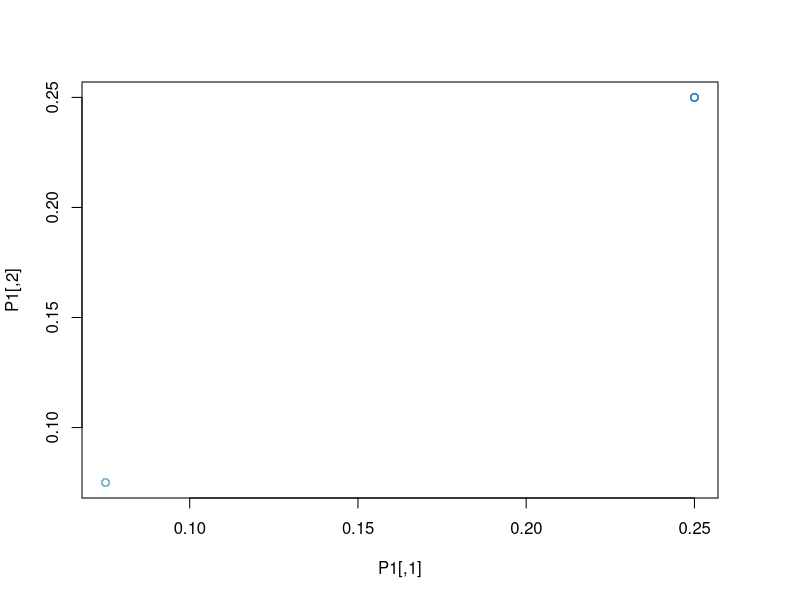
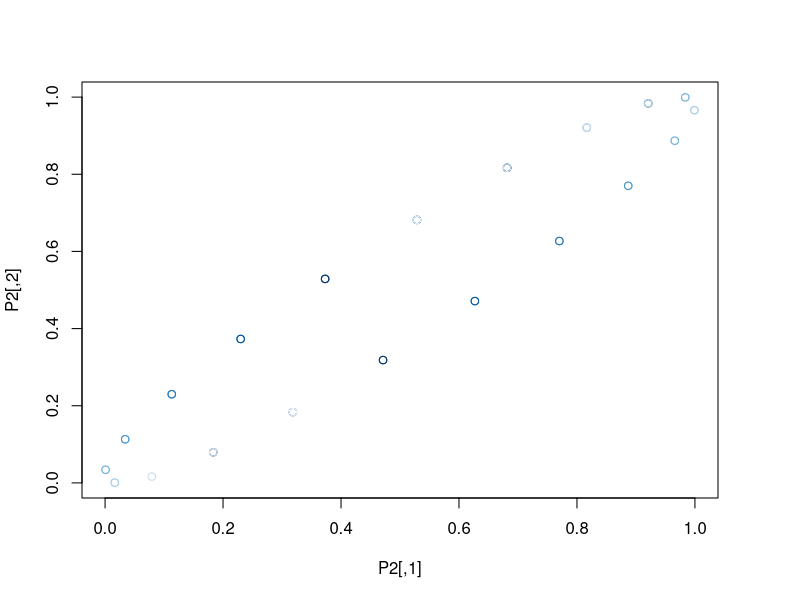
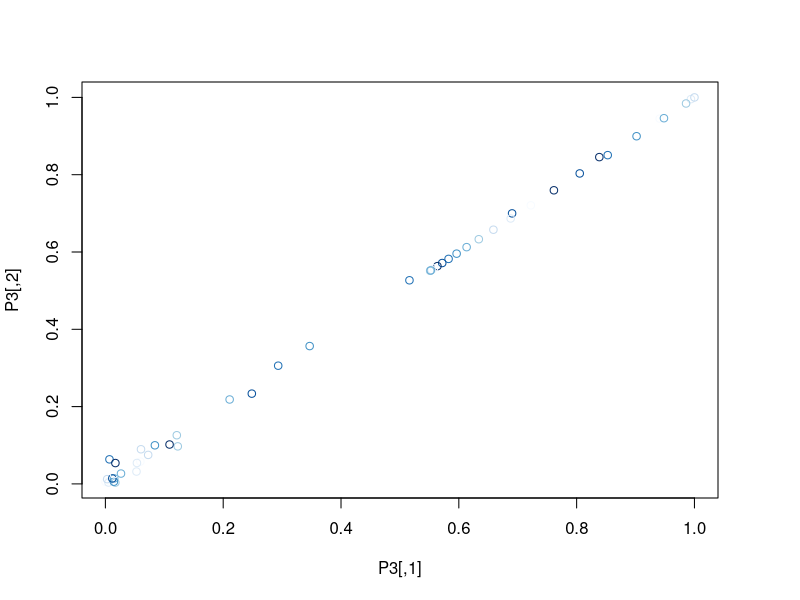
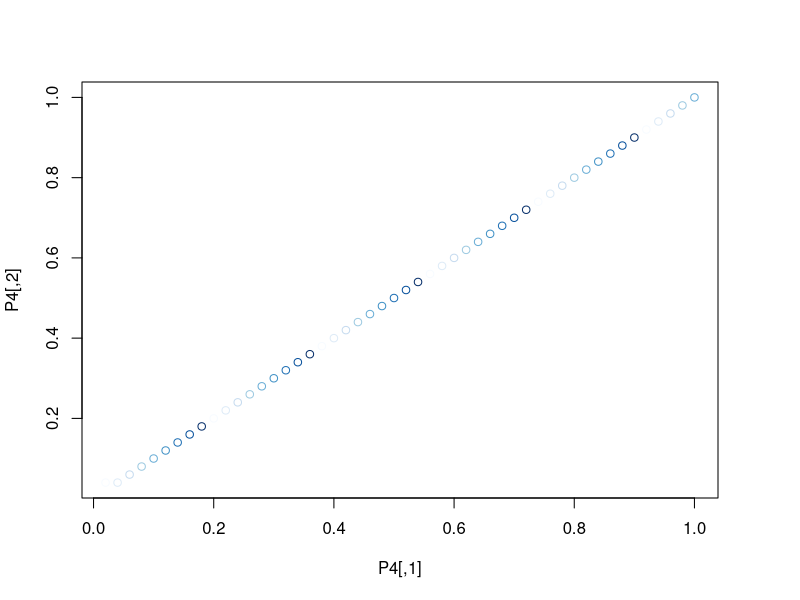

Write R code to recreate these figures, in order. (Note: this script raises an error after producing the figures.)
Observe_A = function(P){
  n = dim(P)[1]; m = length(dim(P))
  U=array(rnorm(length(P),0,1),dim(P)) 
  tempA=1*(U<qnorm(P,0,1))
  A = array(0,dim(P))
  if(m==2){
    tempA[lower.tri(tempA)] = t(tempA)[lower.tri(tempA)]
    A = tempA
  }else if(m==3){
    for (i in 1:n){
      for (j in i:n){
        for(k in j:n){
          A[i,j,k] = A[i,k,j] = A[j,i,k]  = A[j,k,i] = A[k,i,j] = A[k,j,i]= tempA[i,j,k]
        }
      }
    }
  }else{
    stop("* mode should be 2 or 3")
  }
  return(A)
}




# Graphon 1.
graphon1 = function(n,m = 2){
  K = floor(log(n))
  if(m==2){
    P = array(rep(0.3/(K+1),n^2),dim = c(n,n) )
    for(k in 1:K){
      P[ceiling(n*(k-1)/K):floor(n*k/K),ceiling(n*(k-1)/K):floor(n*k/K)] = k/(K+1)
    }
    A = Observe_A(P)
    
  }else if(m==3){
    P = array(rep(0.3/(K+1),n^3),dim = c(n,n,n) )
    for(k in 1:K){
      P[ceiling(n*(k-1)/K):floor(n*k/K),ceiling(n*(k-1)/K):floor(n*k/K),
        ceiling(n*(k-1)/K):floor(n*k/K)] = k/(K+1)
    }
    A = Observe_A(P)

  }else{
    stop("* mode should be 2 or 3")
  }
  return(list(A = A,P = P))
}



# Graphon 2.
graphon2 = function(n,m = 2){
  if(m==2){
    P = array(0,dim = c(n,n))
    for(i in 1:n){
      for(j in i:n){
        P[i,j] = P[j,i] = sin(5*pi*((i+j)/n-1)+1)/2+0.5
      }
    }
    A = Observe_A(P)
  }else if(m==3){
    P = array(0,dim = c(n,n,n) )
    for(i in 1:n){
      for(j in 1:n){
        for(k in 1:n){
          P[i,j,k] = P[i,k,j] = P[j,i,k]  = P[j,k,i] = P[k,i,j] = P[k,j,i]= sin(5*pi*((i+j+k)/n-1)+1)/2+0.5
        }
      }
    }
    A = Observe_A(P)
    
  }else{
    stop("* mode should be 2 or 3")
  }
  return(list(A = A,P = P))
}


# Graphon 3.
graphon3 = function(n,m = 2){
  if(m==2){
    P = array(0,dim = c(n,n))
    for(i in 1:n){
      for(j in i:n){
        P[i,j] = P[j,i] = min(((i/n)^2+(j/n)^2)/(3**cos(1/((i/n)^2+(j/n)^2))),1)
      }
    }
    A = Observe_A(P)
  }else if(m==3){
    P = array(0,dim = c(n,n,n) )
    for(i in 1:n){
      for(j in 1:n){
        for(k in 1:n){
          P[i,j,k] = P[i,k,j] = P[j,i,k]  = P[j,k,i] = P[k,i,j] = P[k,j,i]= min(((i/n)^2+(j/n)^2+(k/n)^2)/(3**cos(1/((i/n)^2+(j/n)^2+(k/n)^2))),1)
        }
      }
    }
    A = Observe_A(P)
    
  }else{
    stop("* mode should be 2 or 3")
  }
  return(list(A = A,P = P))
}



# Graphon 4.
graphon4 = function(n,m = 2){
  if(m==2){
    P = array(0,dim = c(n,n))
    for(i in 1:n){
      for(j in i:n){
        P[i,j] = P[j,i] = max(i,j)/n
      }
    }
    A = Observe_A(P)
  }else if(m==3){
    P = array(0,dim = c(n,n,n) )
    for(i in 1:n){
      for(j in 1:n){
        for(k in 1:n){
          P[i,j,k] = P[i,k,j] = P[j,i,k]  = P[j,k,i] = P[k,i,j] = P[k,j,i]= max(i,j,k)/n
        }
      }
    }
    A = Observe_A(P)
    
  }else{
    stop("* mode should be 2 or 3")
  }
  return(list(A = A,P = P))
}


n = 50
m = 2
gp1 = graphon1(n,m)
gp2 = graphon2(n,m)
gp3 = graphon3(n,m)
gp4 = graphon4(n,m)




A1 = gp1$A; A2 = gp2$A; A3 = gp3$A; A4 = gp4$A
P1 = gp1$P; P2 = gp2$P; P3 = gp3$P; P4 = gp4$P
par(mar=c(5.1, 4.1, 4.1, 4.1)) 
library(RColorBrewer)
plot(P1,border = NA,col =brewer.pal(n =9, name = "Blues"),breaks=0.11*(0:9))
plot(P2,border = NA,col =brewer.pal(n =9, name = "Blues"),breaks=0.11*(0:9))
plot(P3,border = NA,col =brewer.pal(n =9, name = "Blues"),breaks=0.11*(0:9))
plot(P4,border = NA,col =brewer.pal(n =9, name = "Blues"),breaks=0.11*(0:9))


k = round((n)^{m/(m+2)})

P11 = SASmooth(A1,c(k,k))
P12 = Spectral(A1,1,2)
P13 = Hspectral(A1,c(k,k))
P21 = SASmooth(A2,c(k,k))
P22 = Spectral(A2,1,2)
P23 = Hspectral(A2,c(k,k))
P31 = SASmooth(A3,c(k,k))
P32 = Spectral(A3,1,2)
P33 = Hspectral(A3,c(k,k))
P41 = SASmooth(A4,c(k,k))
P42 = Spectral(A4,1,2)
P43 = Hspectral(A4,c(k,k))

trunc = function(x){
  return(ifelse(x>1,1,ifelse(x<0,0,x)))
}

################## P1: graphon1 analysis ###########################################
mean((P1-P11)^2)
mean((P1-P12)^2)
mean((P1-trunc(P12))^2)
mean((P1-trunc(P13))^2)
mean((P1-P13)^2)

mean((P2-P21)^2)
mean((P2-P22)^2)
mean((P2-trunc(P22))^2)
mean((P2-trunc(P23))^2)
mean((P2-P23)^2)

mean((P3-P31)^2)
mean((P3-P32)^2)
mean((P3-trunc(P32))^2)
mean((P3-trunc(P33))^2)
mean((P3-P33)^2)



par(mfrow = c(1,1))
pP11 = matrix(0,nrow = n,ncol =n) ;pP11[lower.tri(pP11)] = P11[lower.tri(P11)]; pP11[upper.tri(pP11)] = P1[upper.tri(P1)]
pP12 = matrix(0,nrow = n,ncol =n) ;pP12[lower.tri(pP12)] = P12[lower.tri(P12)]; pP12[upper.tri(pP12)] = P1[upper.tri(P1)]
pP13 = matrix(0,nrow = n,ncol =n) ;pP13[lower.tri(pP13)] = P13[lower.tri(P13)]; pP13[upper.tri(pP13)] = P1[upper.tri(P1)]

plot(pP11,border = NA,col =brewer.pal(n =9, name = "Blues"),breaks=c(0.11*(0:8),1),na.col="gray")
plot(pP12,border = NA,col =brewer.pal(n =9, name = "Blues"),breaks=c(0.11*(0:8),1),na.col="gray")
plot(pP13,border = NA,col =brewer.pal(n =9, name = "Blues"),breaks=c(0.11*(0:8),1),na.col="gray")

################## P2: graphon2 analysis ###########################################
mean((P2-P21)^2)
mean((P2-P22)^2)
mean((P2-P23)^2)

pP21 = matrix(0,nrow = n,ncol =n) ;pP21[lower.tri(pP21)] = P21[lower.tri(P21)]; pP21[upper.tri(pP21)] = P2[upper.tri(P2)]
pP22 = matrix(0,nrow = n,ncol =n) ;pP22[lower.tri(pP22)] = P22[lower.tri(P22)]; pP22[upper.tri(pP22)] = P2[upper.tri(P2)]
pP23 = matrix(0,nrow = n,ncol =n) ;pP23[lower.tri(pP23)] = P23[lower.tri(P23)]; pP23[upper.tri(pP23)] = P2[upper.tri(P2)]

plot(pP21,border = NA,col =brewer.pal(n =9, name = "Blues"),breaks=c(0.11*(0:8),1),na.col="gray")
plot(pP22,border = NA,col =brewer.pal(n =9, name = "Blues"),breaks=c(0.11*(0:8),1),na.col="gray")
plot(pP23,border = NA,col =brewer.pal(n =9, name = "Blues"),breaks=c(0.11*(0:8),1),na.col="gray")


################## P3: graphon3 analysis ###########################################
mean((P3-P31)^2)
mean((P3-P32)^2)
mean((P3-P33)^2)

pP31 = matrix(0,nrow = n,ncol =n) ;pP31[lower.tri(pP31)] = P31[lower.tri(P31)]; pP31[upper.tri(pP31)] = P3[upper.tri(P3)]
pP32 = matrix(0,nrow = n,ncol =n) ;pP32[lower.tri(pP32)] = P32[lower.tri(P32)]; pP32[upper.tri(pP32)] = P3[upper.tri(P3)]
pP33 = matrix(0,nrow = n,ncol =n) ;pP33[lower.tri(pP33)] = P33[lower.tri(P33)]; pP33[upper.tri(pP33)] = P3[upper.tri(P3)]

plot(pP31,border = NA,col =brewer.pal(n =9, name = "Blues"),breaks=c(0.11*(0:8),1),na.col="gray")
plot(pP32,border = NA,col =brewer.pal(n =9, name = "Blues"),breaks=c(0.11*(0:8),1),na.col="gray")
plot(pP33,border = NA,col =brewer.pal(n =9, name = "Blues"),breaks=c(0.11*(0:8),1),na.col="gray")


################## P4: graphon4 analysis ###########################################
mean((P4-P41)^2)
mean((P4-P42)^2)
mean((P4-P43)^2)

pP41 = matrix(0,nrow = n,ncol =n) ;pP41[lower.tri(pP41)] = P41[lower.tri(P41)]; pP41[upper.tri(pP41)] = P4[upper.tri(P4)]
pP42 = matrix(0,nrow = n,ncol =n) ;pP42[lower.tri(pP42)] = P42[lower.tri(P42)]; pP42[upper.tri(pP42)] = P4[upper.tri(P4)]
pP43 = matrix(0,nrow = n,ncol =n) ;pP43[lower.tri(pP43)] = P43[lower.tri(P43)]; pP43[upper.tri(pP43)] = P4[upper.tri(P4)]

plot(pP41,border = NA,col =brewer.pal(n =9, name = "Blues"),breaks=c(0.11*(0:8),1),na.col="gray")
plot(pP42,border = NA,col =brewer.pal(n =9, name = "Blues"),breaks=c(0.11*(0:8),1),na.col="gray")
plot(pP43,border = NA,col =brewer.pal(n =9, name = "Blues"),breaks=c(0.11*(0:8),1),na.col="gray")


################## hypergrapon analysis (updated) ############################################
Dat1 = Dat2 = Dat3 = Dat4 = as.data.frame(matrix(nrow = 10,ncol = 6))
colnames(Dat1) = colnames(Dat2) = colnames(Dat3) =colnames(Dat4) = c("d","SAS","Spectral","HSpectral","SBM","HSpectral2")
Dat1[,1]= Dat2[,1] = Dat3[,1] = Dat4[,1] = 10*(1:10)

for(d in 1:10){
  n = 10*d
  m = 3
  k = round((n)^{m/(m+2)})
  gp1 = graphon1(n,m)
  gp2 = graphon2(n,m)
  gp3 = graphon3(n,m)
  gp4 = graphon4(n,m)
  
  # SAS method
  Dat1[d,2] = mean((gp1$P-SASmooth(gp1$A,c(k,k,k)))^2)
  Dat2[d,2] = mean((gp2$P-SASmooth(gp2$A,c(k,k,k)))^2)
  Dat3[d,2] = mean((gp3$P-SASmooth(gp3$A,c(k,k,k)))^2)
  Dat4[d,2] = mean((gp4$P-SASmooth(gp4$A,c(k,k,k)))^2)
  ## Spectral method
  Dat1[d,3] = mean((gp1$P-Spectral(gp1$A,1,c(2,3)))^2)
  Dat2[d,3] = mean((gp2$P-Spectral(gp2$A,1,c(2,3)))^2)
  Dat3[d,3] = mean((gp3$P-Spectral(gp3$A,1,c(2,3)))^2)
  Dat4[d,3] = mean((gp4$P-Spectral(gp4$A,1,c(2,3)))^2)
  
  ## Hspectral method
  Dat1[d,4] = mean((gp1$P-Hspectral(gp1$A,c(k,k,k)))^2)
  Dat2[d,4] = mean((gp2$P-Hspectral(gp2$A,c(k,k,k)))^2)
  Dat3[d,4] = mean((gp3$P-Hspectral(gp3$A,c(k,k,k)))^2)
  Dat4[d,4] = mean((gp4$P-Hspectral(gp4$A,c(k,k,k)))^2)
  
  
  ## SBM method
  ini=HSC(gp1$A,k,k,k,sym=T)
  res =tbmClustering(gp1$A,k,k,k,Cs.init=ini$Cs,Ds.init=ini$Cs,Es.init=ini$Cs,sym = T, diagP = T)
  Dat1[d,5] = mean((res$judgeX-gp1$P)^2)
  
  ini=HSC(gp2$A,k,k,k,sym=T)
  res =tbmClustering(gp2$A,k,k,k,Cs.init=ini$Cs,Ds.init=ini$Cs,Es.init=ini$Cs,sym = T, diagP = T)
  Dat2[d,5] = mean((res$judgeX-gp2$P)^2)
  
  ini=HSC(gp3$A,k,k,k,sym=T)
  res =tbmClustering(gp3$A,k,k,k,Cs.init=ini$Cs,Ds.init=ini$Cs,Es.init=ini$Cs,sym = T, diagP = T)
  Dat3[d,5] = mean((res$judgeX-gp3$P)^2)
  
  ini=HSC(gp4$A,k,k,k,sym=T)
  res =tbmClustering(gp4$A,k,k,k,Cs.init=ini$Cs,Ds.init=ini$Cs,Es.init=ini$Cs,sym = T, diagP = T)
  Dat4[d,5] = mean((res$judgeX-gp4$P)^2)
  
  Dat1[d,6] = mean((gp1$P-Hspectral2(gp1$A))^2)
  Dat2[d,6] = mean((gp2$P-Hspectral2(gp2$A))^2)
  Dat3[d,6] = mean((gp3$P-Hspectral2(gp3$A))^2)
  Dat4[d,6] = mean((gp4$P-Hspectral2(gp4$A))^2)
  
  print(paste(d,"-th iteration ended",sep = ""))
}




dat1 = dat2 = dat3 = dat4 = as.data.frame(matrix(nrow = 50,ncol = 4))
colnames(dat1) = colnames(dat2) = colnames(dat3) = colnames(dat4) = c("dim","method","MSE","graphon")
dat1[,1] = rep(Dat1[,1],5)
dat1[,2] = rep(c("SAS","Spectral","Hspectral","SBM","Hspectral2"),each = 10)
dat1[,3] = c(Dat1[,2],Dat1[,3],Dat1[,4],Dat1[,5],Dat1[,6])
dat1[,4] = "Graphon1"

dat2[,1] = rep(Dat2[,1],5)
dat2[,2] = rep(c("SAS","Spectral","Hspectral","SBM","Hspectral2"),each = 10)
dat2[,3] = c(Dat2[,2],Dat2[,3],Dat2[,4],Dat2[,5],Dat2[,6])
dat2[,4] = "Graphon2"

dat3[,1] = rep(Dat3[,1],5)
dat3[,2] = rep(c("SAS","Spectral","Hspectral","SBM","Hspectral2"),each = 10)
dat3[,3] = c(Dat3[,2],Dat3[,3],Dat3[,4],Dat3[,5],Dat3[,6])
dat3[,4] = "Graphon3"

dat4[,1] = rep(Dat4[,1],5)
dat4[,2] = rep(c("SAS","Spectral","Hspectral","SBM","Hspectral2"),each = 10)
dat4[,3] = c(Dat4[,2],Dat4[,3],Dat4[,4],Dat4[,5],Dat4[,6])
dat4[,4] = "Graphon4"


dat = rbind(dat1,dat2,dat3,dat4)

dat[,2] = as.factor(dat[,2])
dat[,4] = as.factor(dat[,4])


ggplot(data = dat,aes(x = dim, y = MSE, color = method))+geom_point(size = .5)+geom_line()+facet_wrap(~graphon,ncol = 2)


############################ grapon analysis ############################################

Dat1 = Dat2 = Dat3 = Dat4 = as.data.frame(matrix(nrow = 10,ncol = 4))
colnames(Dat1) = colnames(Dat2) = colnames(Dat3) =colnames(Dat4) = c("d","SAS","Spectral","HSpectral")
Dat1[,1]= Dat2[,1] = Dat3[,1] = Dat4[,1] = 10*(1:10)

for(d in 1:10){
  n = 10*d
  m = 2
  k = round((n)^{m/(m+2)})
  gp1 = graphon1(n,m)
  gp2 = graphon2(n,m)
  gp3 = graphon3(n,m)
  gp4 = graphon4(n,m)
  
  # SAS method
  Dat1[d,2] = mean((gp1$P-SASmooth(gp1$A,c(k,k)))^2)
  Dat2[d,2] = mean((gp2$P-SASmooth(gp2$A,c(k,k)))^2)
  Dat3[d,2] = mean((gp3$P-SASmooth(gp3$A,c(k,k)))^2)
  Dat4[d,2] = mean((gp4$P-SASmooth(gp4$A,c(k,k)))^2)
  ## Spectral method
  Dat1[d,3] = mean((gp1$P-Spectral(gp1$A,1,2))^2)
  Dat2[d,3] = mean((gp2$P-Spectral(gp2$A,1,2))^2)
  Dat3[d,3] = mean((gp3$P-Spectral(gp3$A,1,2))^2)
  Dat4[d,3] = mean((gp4$P-Spectral(gp4$A,1,2))^2)
  
  ## Hspectral method
  Dat1[d,4] = mean((gp1$P-Hspectral(gp1$A,c(k,k)))^2)
  Dat2[d,4] = mean((gp2$P-Hspectral(gp2$A,c(k,k)))^2)
  Dat3[d,4] = mean((gp3$P-Hspectral(gp3$A,c(k,k)))^2)
  Dat4[d,4] = mean((gp4$P-Hspectral(gp4$A,c(k,k)))^2)
  
  print(paste(d,"-th iteration ended",sep = ""))
}




dat1 = dat2 = dat3 = dat4 = as.data.frame(matrix(nrow = 30,ncol = 4))
colnames(dat1) = colnames(dat2) = colnames(dat3) = colnames(dat4) = c("dim","method","MSE","graphon")
dat1[,1] = rep(Dat1[,1],3)
dat1[,2] = rep(c("SAS","Spectral","Hspectral"),each = 10)
dat1[,3] = c(Dat1[,2],Dat1[,3],Dat1[,4])
dat1[,4] = "Graphon1"

dat2[,1] = rep(Dat2[,1],3)
dat2[,2] = rep(c("SAS","Spectral","Hspectral"),each = 10)
dat2[,3] = c(Dat2[,2],Dat2[,3],Dat2[,4])
dat2[,4] = "Graphon2"

dat3[,1] = rep(Dat3[,1],3)
dat3[,2] = rep(c("SAS","Spectral","Hspectral"),each = 10)
dat3[,3] = c(Dat3[,2],Dat3[,3],Dat3[,4])
dat3[,4] = "Graphon3"

dat4[,1] = rep(Dat4[,1],3)
dat4[,2] = rep(c("SAS","Spectral","Hspectral"),each = 10)
dat4[,3] = c(Dat4[,2],Dat4[,3],Dat4[,4])
dat4[,4] = "Graphon4"


dat = rbind(dat1,dat2,dat3,dat4)

dat[,2] = as.factor(dat[,2])
dat[,4] = as.factor(dat[,4])


ggplot(data = dat,aes(x = dim, y = MSE, color = method))+geom_point()+geom_line()+facet_wrap(~graphon,ncol = 2)


